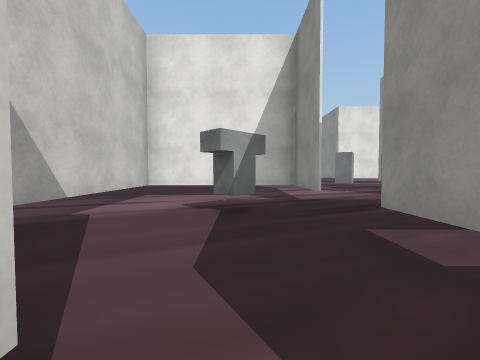
[1] (above)

24 first-person views from a walk through a Unity game level. The camera is 1.3 m above the floor, tilts 2° down and sees 90° across. The floor is counted in squares, 2 m on a side. Each view is taken from the middle of a square. On the plan, view 1 faces up. The plan holds only what a view shows up to about 9 squares ahead; the rest is blank. The place goes on beyond the plan. The player is left out. Some animated figures are not drawn. Some surface patterns are stand-ins.

[2]
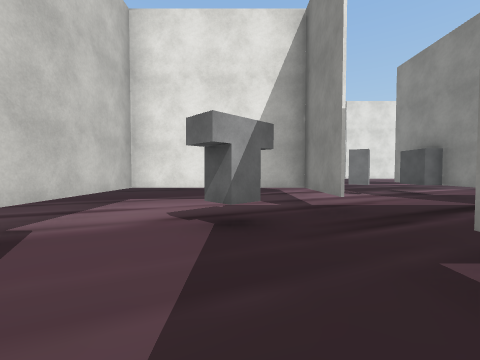

[3]
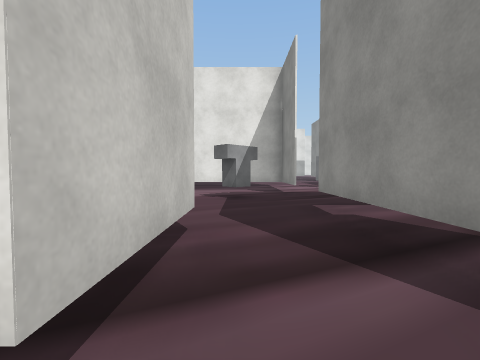

[4]
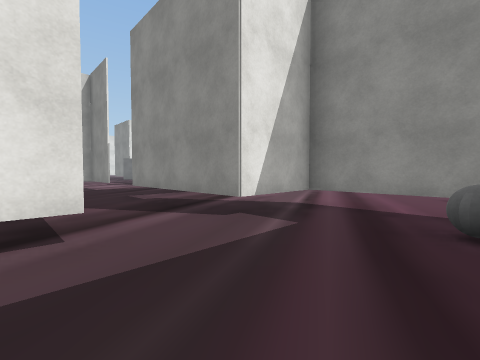

[5]
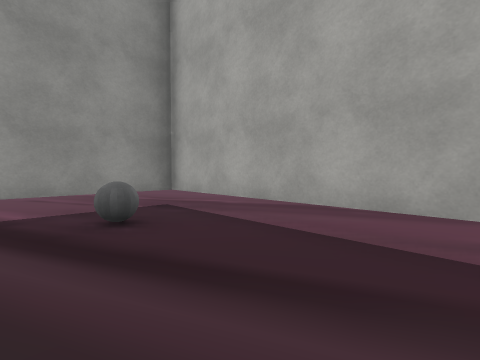

[6]
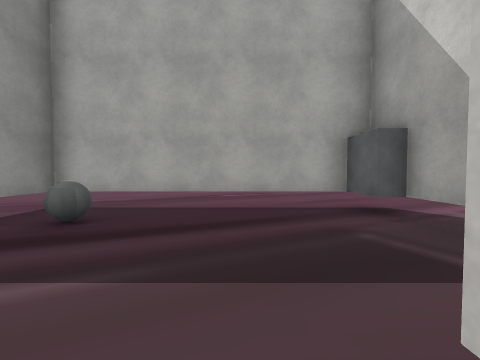

[7]
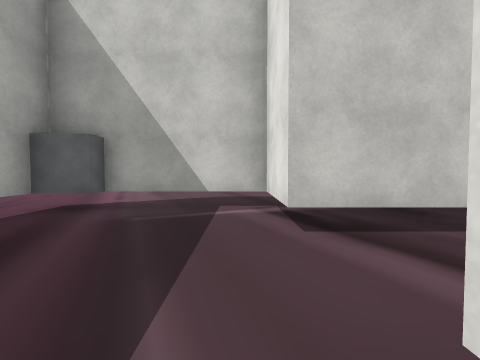

[8]
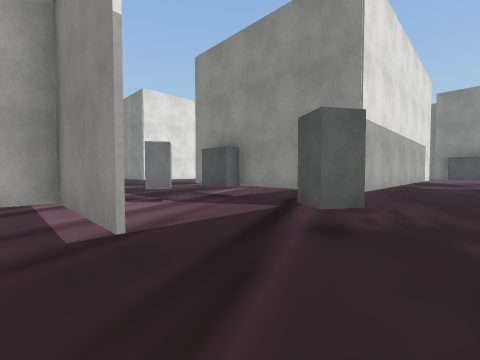

[9]
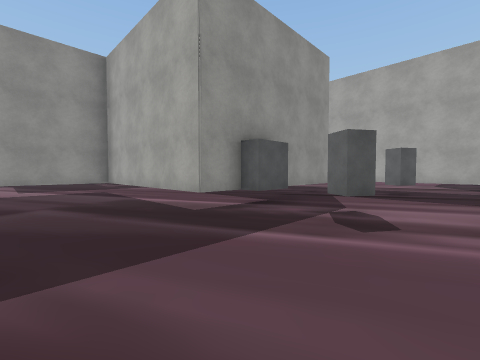

[10]
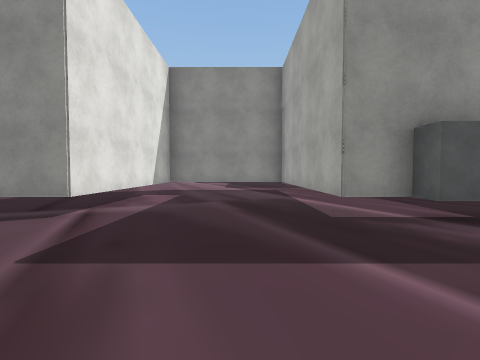

[11]
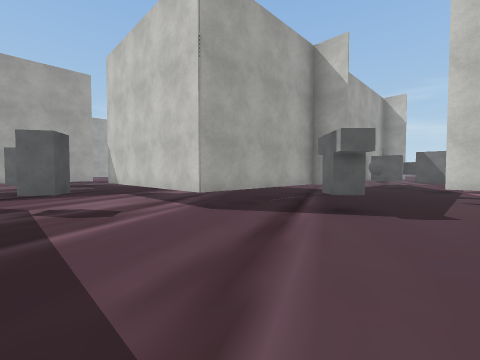

[12]
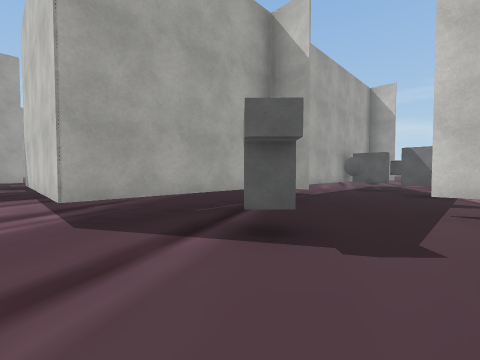

[13]
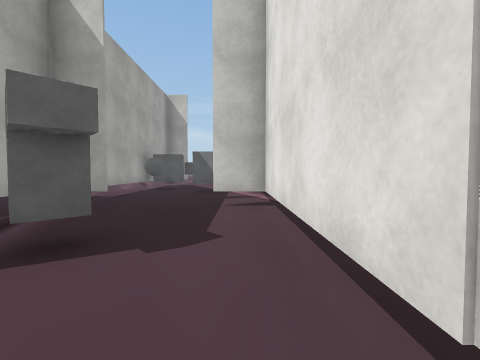

[14]
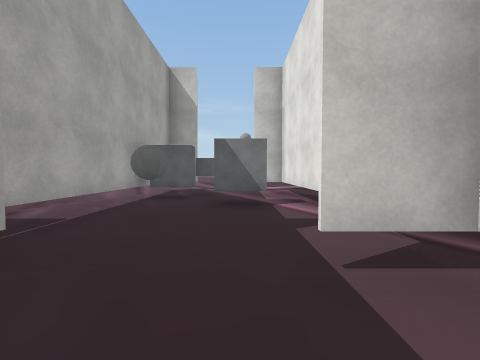

[15]
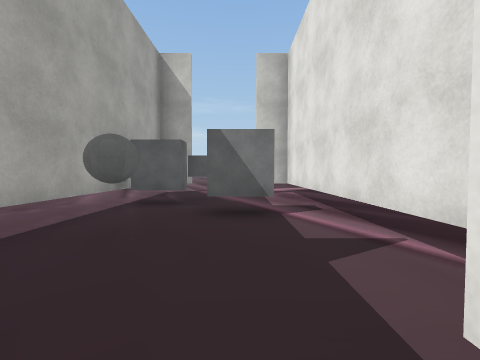

[16]
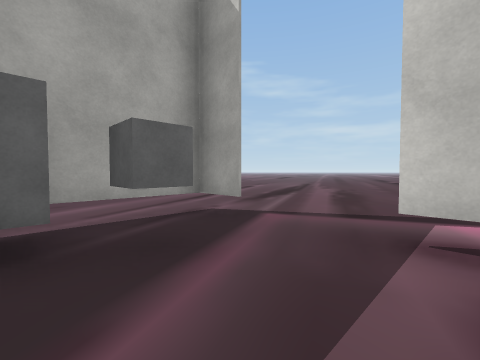

[17]
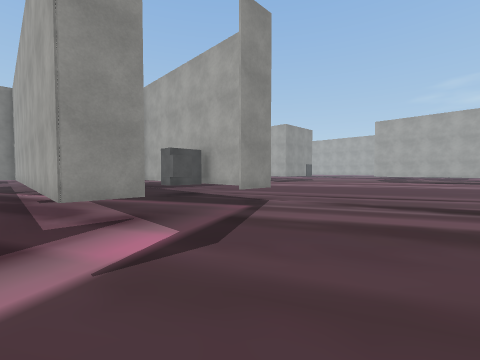

[18]
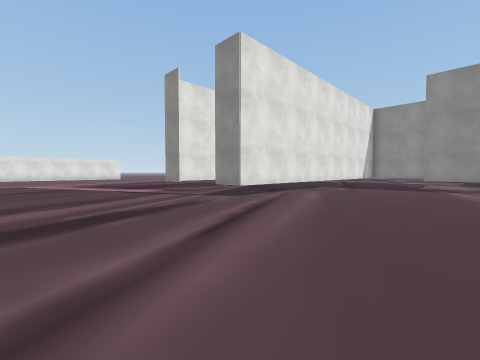

[19]
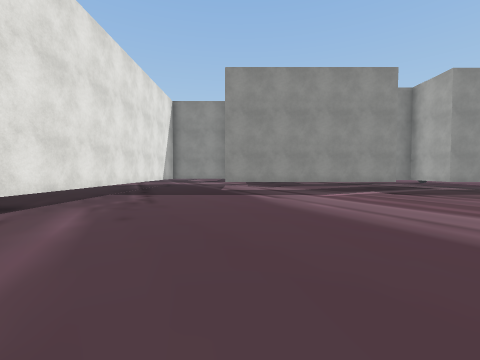

[20]
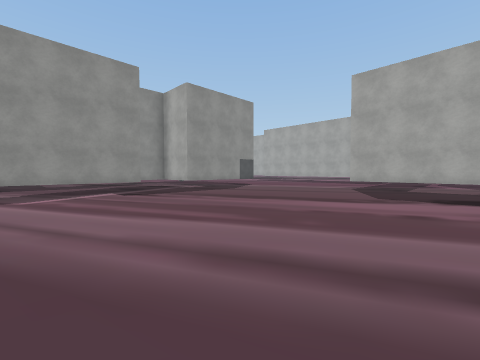

[21]
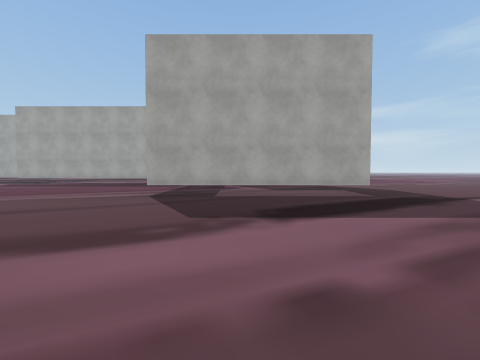

[22]
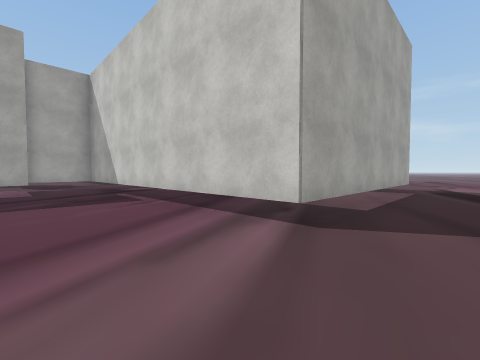

[23]
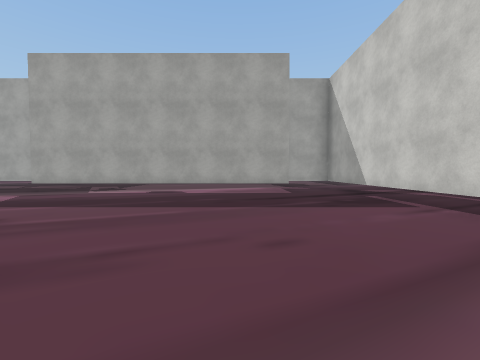

[24]
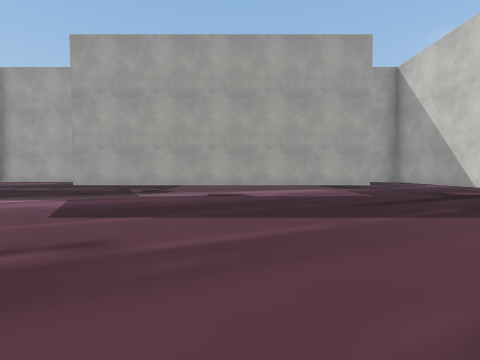

### Floor plan
Key: @ floor where view 1 was taken; # wall or solid block; x gap in a wall; . floor; = window, fence, low wall or low ledge; T thing the floor can be seen under or through.
Columns run from 18 left of view 1 to 14 right of it. Each row starts with its distance up from view 1.
 14     .....###########    #####.
 13     .....#.....#............#.
 12     ........#...............T....
 11  .........TT................T....
 10  ........TTTTTTTTTT ....TTTTT...
  9   .................T...TT......
  8    ................T..xT......
  7     ............TTTT...T...
  6     ...........TT..T...T...
  5     ...........T...T... #######
  4      ..........T..#..####
  3      ..........T....####
  2      .......... T..T#..
  1        .........T#.T...
  0        ..........#@T......
 -1       ..........##.TTT....
 -2      ...........T....T....
 -3     ............T....T....
 -4  ...............T...=T....
 -5  ....###   .....TTTTTT....
 -6  ...#######...............
 -7 ....      T...............
 -8 ....      T............
 -9           T............
-10          .T..........
-11          .T...........
-12          .T.. TT  TT ..
-13          .T.#T..TT..T...
-14          .T##......   ###
-15          ..........   ..#

Where each view was taken, in squares from view 1:
view 1: 0 up, 0 right, facing up
view 2: 1 up, 0 right, facing up
view 3: 2 down, 0 right, facing up
view 4: 4 down, 1 left, facing up-right
view 5: 3 down, 1 left, facing down-right
view 6: 1 down, 0 right, facing down
view 7: 2 down, 2 right, facing left
view 8: 3 up, 1 right, facing up-right
view 9: 12 up, 2 right, facing down-right
view 10: 11 up, 2 right, facing right
view 11: 13 up, 4 right, facing down-left
view 12: 13 up, 2 right, facing down-left
view 13: 13 up, 2 right, facing left
view 14: 12 up, 1 left, facing left
view 15: 12 up, 2 left, facing left
view 16: 13 up, 7 left, facing down-left
view 17: 14 up, 13 left, facing down-right
view 18: 5 up, 14 left, facing up-right
view 19: 6 up, 11 left, facing right
view 20: 4 up, 11 left, facing down-right
view 21: 1 up, 10 left, facing down
view 22: 4 down, 5 left, facing down-left
view 23: 5 down, 4 left, facing down
view 24: 6 down, 2 left, facing down
